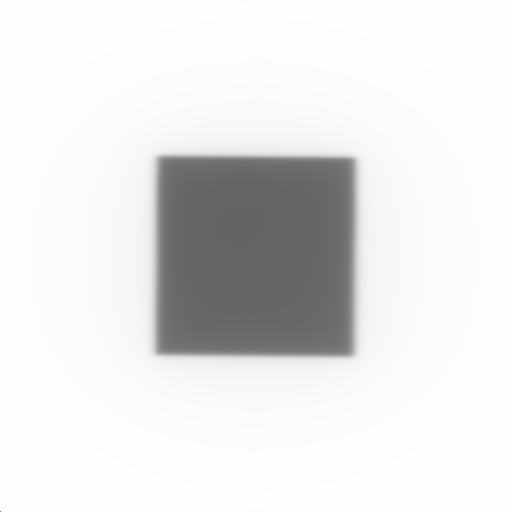
#> input picture compareimages/2junio_10x10.tiff, 1024 x 1024 px (shown at 1/2 size)
$ python rectangle_evaluation.py
#> lines starting #> are read from the running program, lines starting #| are printed output that depends on the picture; after the words box and inside, x2 and y2 are one past the last pixel; in counts of white or black regions, pixels touching at a corner belong together; long printed decimals are rounded
### rectangle_dimensions.py
from compare_images import CompareImages
import matplotlib.pyplot as plt
import numpy as np
import cv2

class RectangleDimensions():
    def __init__(self,path):
#> called with path = './compareimages/2junio_10x10.tiff'
        self.img_raw = cv2.imread(path)
#> self.img_raw is the input picture: shape (1024, 1024, 3); min 0, max 255, mean 229.5
        self.img = self.img_raw[:,:,0]
        self.imgRoi = self.img[480:542,480:542]

    def find_min_level(self):
        average = np.average(self.imgRoi, axis=0)
#> average = 62 values, max 100.3 at index 49, min 99.68 at index 11, mean 100
        self.average = np.average(average, axis=0)
#> self.average = 100
        self.min = np.amin(self.imgRoi)
#> self.min = 99
        # graylevel = (250-average)*0.2 + average TODO: Preguntar si con average o min
        self.graylevel = (255-self.min)*0.5 + self.min
#> self.graylevel = 177


    def find_contour(self):
        self.mask = cv2.inRange(self.img, 0, self.graylevel)
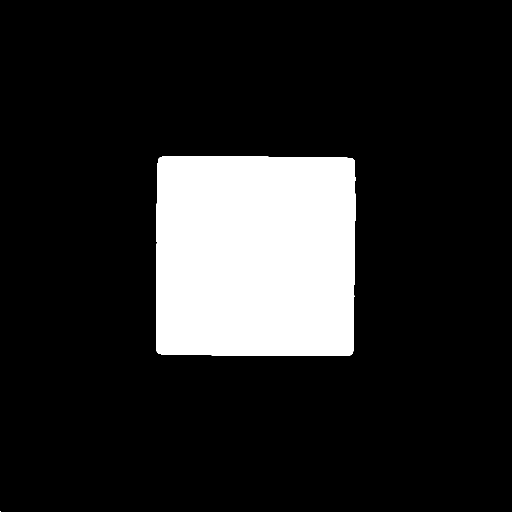
#> self.mask: shape (1024, 1024) (shown at 1/2 size); 15% white; 2 white regions (1 under 20 px)
        contours, _ = cv2.findContours(image=self.mask, mode=cv2.RETR_TREE, method=cv2.CHAIN_APPROX_NONE)
#> contours = 2 contours, 1 with area under 20; largest, box (x1, y1, x2, y2) and area: (312, 312, 711, 712) 156622
        self.c = contours[1]
#> self.c = contour of 1555 points, box (x1, y1, x2, y2) (312, 312, 711, 712), area 156622

    def evaluate_dimensions(self,mm_px):
        #  self.mm_px = 0.2631
#> called with mm_px = 0.251
        x,y,w,h = cv2.boundingRect(self.c)
#> x = 312; y = 312; w = 399; h = 400
        # print(w)
        cv2.rectangle(self.img_raw, (x, y), (x + w, y + h), (0,0,255), 1)
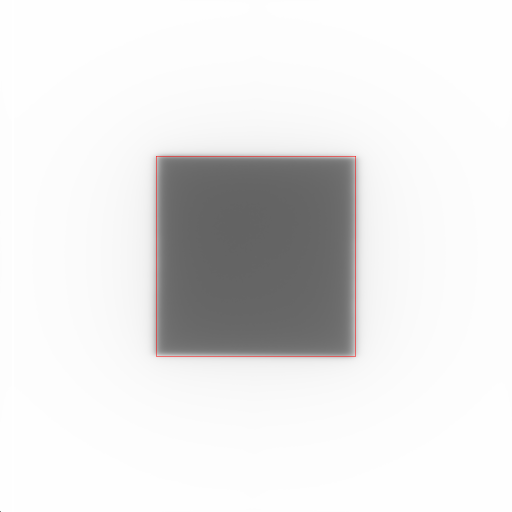
#> self.img_raw: shape (1024, 1024, 3) (shown at 1/2 size); 0.15% of pixels changed, all inside (x1, y1, x2, y2) = (312, 312, 712, 713)

        self.w_mm = w*mm_px
#> self.w_mm = 99.99
        self.h_mm = h*mm_px
#> self.h_mm = 100.2
        # print(f"width {self.w_mm} mm")
        # print(f"height {self.h_mm} mm")
        cv2.imshow("final difference",self.img_raw)
        cv2.waitKey()
        cv2.destroyAllWindows()

    def evaluate_relation(self, w_size):
#> called with w_size = 100
        _,_,w,h = cv2.boundingRect(self.c)
#> w = 399; h = 400
        self.relation_mmpx = w_size/w
#> self.relation_mmpx = 0.251
        # print(w)
        # print(f"Relation = {self.relation_mmpx} mm/px")

    def evaluate_image(self,mmpx, w_size):
        self.find_min_level()
        self.find_contour()
        self.evaluate_dimensions(mmpx)
        self.evaluate_relation(w_size)

### rectangle_evaluation.py
from rectangle_dimensions import RectangleDimensions


image_path = './compareimages/2junio_10x10.tiff' #
mm_px = 0.2506
w_size = 100
width = RectangleDimensions(image_path)
width.evaluate_image(mm_px, w_size)
print("width.relation_mmpx", width.relation_mmpx)
#| width.relation_mmpx 0.2506

$ run again, with compareimages/PicketFenceY2.tiff copied over compareimages/2junio_10x10.tiff
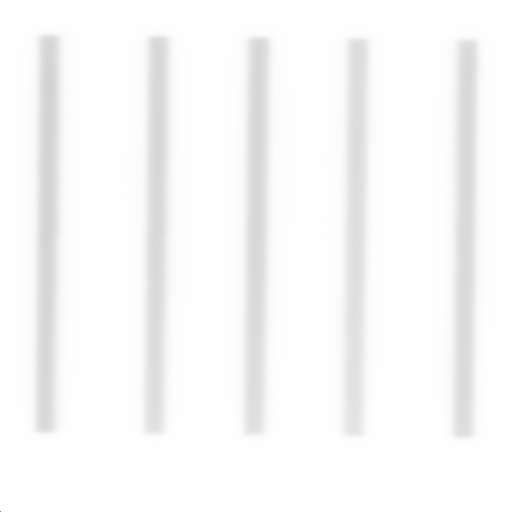
#> input picture compareimages/PicketFenceY2.tiff, 1024 x 1024 px (shown at 1/2 size)
#> in __init__, self.img_raw is the input picture: shape (1024, 1024, 3); min 0, max 255, mean 248.3
#> average = 62 values, max 250 at index 0, min 215.8 at index 32, mean 229
#> self.average = 229
#> self.min = 215
#> self.graylevel = 235
#> in find_contour, `self.mask = cv2.inRange(self.img, 0, self.graylevel)`:
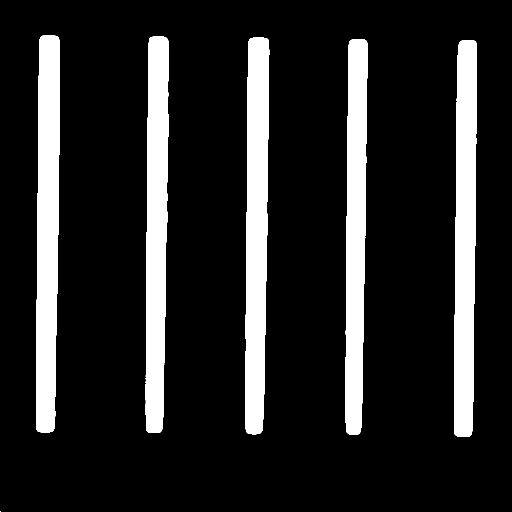
#> self.mask: shape (1024, 1024) (shown at 1/2 size); 14.8% white; 6 white regions (1 under 20 px)
#> contours = 6 contours, 1 with area under 20; largest, box (x1, y1, x2, y2) and area: (72, 70, 120, 865) 31642, (490, 75, 539, 869) 31112, (908, 80, 954, 874) 30186, (291, 73, 337, 866) 30017, (691, 78, 735, 870) 27851
#> self.c = contour of 1635 points, box (x1, y1, x2, y2) (908, 80, 954, 874), area 30186
#> in evaluate_dimensions, `x,y,w,h = cv2.boundingRect(self.c)`: x = 908; y = 80; w = 46; h = 794
#> in evaluate_dimensions, `cv2.rectangle(self.img_raw, (x, y), (x + w, y + h), (0,0,255), 1)`:
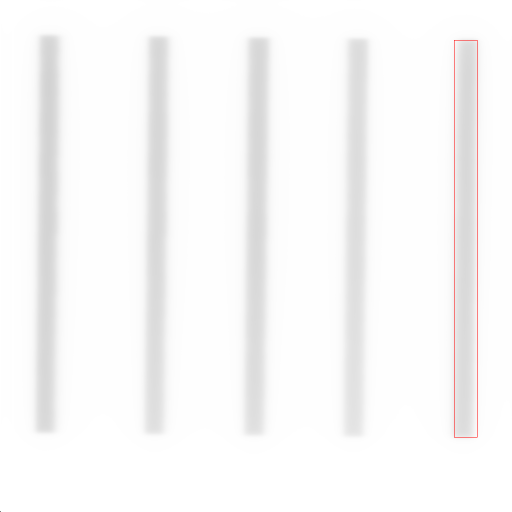
#> self.img_raw: shape (1024, 1024, 3) (shown at 1/2 size); 0.16% of pixels changed, all inside (x1, y1, x2, y2) = (908, 80, 955, 875)
#> self.w_mm = 11.53
#> self.h_mm = 199
#> in evaluate_relation, `_,_,w,h = cv2.boundingRect(self.c)`: w = 46; h = 794
#> self.relation_mmpx = 2.17
#| width.relation_mmpx 2.174
